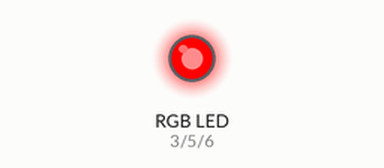
Simulated run of this sketch. Board: Arduino Uno, built with avr-gcc and run on an emulated ATmega328P. Parts: an RGB LED mixed from three pins (HIGH = lit).

Above: at 3.05 s.
At 4.25 s:
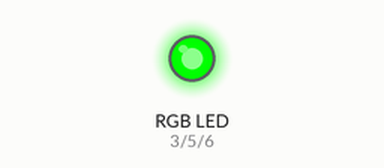
At 5.5 s:
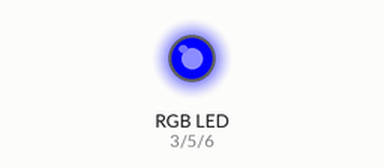
At 6.75 s:
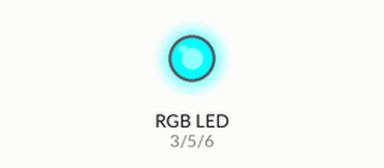
At 8.0 s:
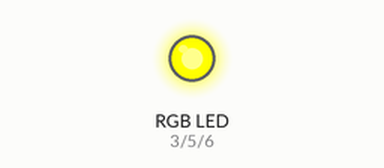
Timing chart, 0 to 9.5 s (numbered marks = the images above):
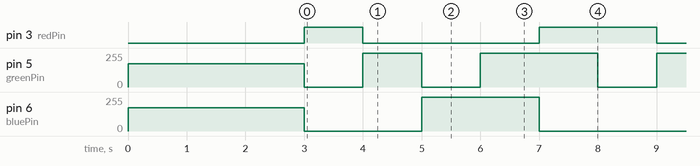

Measured:
- by itself, pin 3 (redPin): repeats every 5.0 s: LOW 3.0 s, HIGH 2.0 s
- by itself, pin 5 (greenPin): repeats every 5.0 s: 255/255 1.0 s, 0/255 1.0 s, 255/255 2.0 s, 0/255 1.0 s
- by itself, pin 6 (bluePin): repeats every 5.0 s: 255/255 2.0 s, 0/255 3.0 s

The sketch:

Arduino_test.ino
```cpp
  int redPin = 3 ;
  int greenPin = 5;
  int bluePin = 6;

void setup() {

  pinMode(redPin, OUTPUT);
  pinMode(greenPin, OUTPUT);
  pinMode(bluePin, OUTPUT);

  analogWrite(redPin, 0);
  analogWrite(greenPin, 175);
  analogWrite(bluePin, 175);

  delay(3000);

}

void loop() {

  setRGB(255, 0, 0); // Red Color
  delay(1000);
  setRGB(0, 255, 0); // Green Color
  delay(1000);
  setRGB(0, 0, 255); // Blue Color
  delay(1000);
  setRGB(0, 255, 255); // Cyan Color
  delay(1000);
  setRGB(255, 255, 0); // Yellow Color
  delay(1000);

}

void setRGB(int red, int green, int blue)
{
  analogWrite(redPin, red);
  analogWrite(greenPin, green);
  analogWrite(bluePin, blue);
}
```
